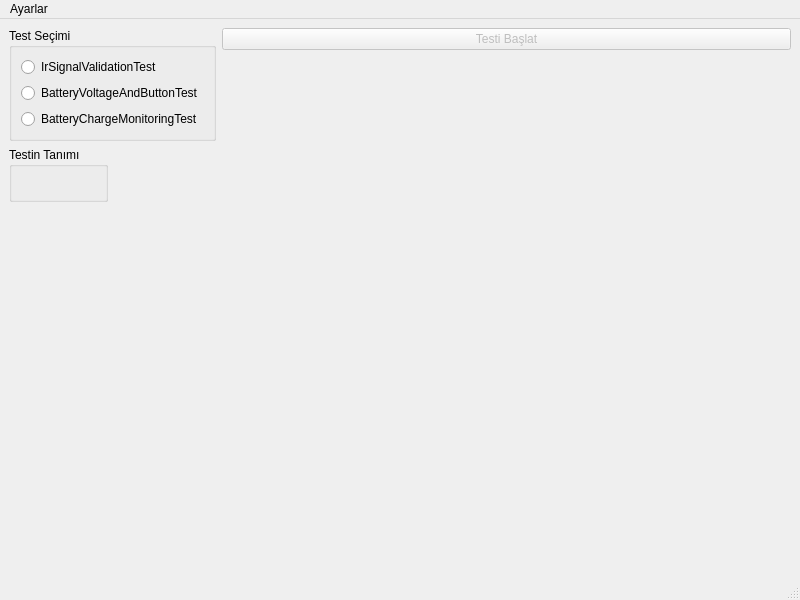
<?xml version="1.0" encoding="UTF-8"?>
<ui version="4.0">
 <class>MainWindow</class>
 <widget class="QMainWindow" name="MainWindow">
  <property name="geometry">
   <rect>
    <x>0</x>
    <y>0</y>
    <width>800</width>
    <height>600</height>
   </rect>
  </property>
  <property name="windowTitle">
   <string>Kumanda Test Uygulaması</string>
  </property>
  <widget class="QWidget" name="centralwidget">
   <layout class="QFormLayout" name="formLayout">
    <item row="0" column="0">
     <widget class="QGroupBox" name="test_selection_box">
      <property name="title">
       <string>Test Seçimi</string>
      </property>
      <layout class="QVBoxLayout" name="verticalLayout_2">
       <item>
        <widget class="QRadioButton" name="IrSignalValidationTestSelection">
         <property name="text">
          <string>IrSignalValidationTest</string>
         </property>
        </widget>
       </item>
       <item>
        <widget class="QRadioButton" name="BatteryVoltageAndButtonTestSelection">
         <property name="text">
          <string>BatteryVoltageAndButtonTest</string>
         </property>
        </widget>
       </item>
       <item>
        <widget class="QRadioButton" name="BatteryChargeMonitoringTestSelection">
         <property name="text">
          <string>BatteryChargeMonitoringTest</string>
         </property>
        </widget>
       </item>
      </layout>
     </widget>
    </item>
    <item row="0" column="1">
     <widget class="QPushButton" name="run_test_button">
      <property name="enabled">
       <bool>false</bool>
      </property>
      <property name="text">
       <string>Testi Başlat</string>
      </property>
     </widget>
    </item>
    <item row="1" column="0">
     <widget class="QGroupBox" name="groupBox">
      <property name="title">
       <string>Testin Tanımı</string>
      </property>
      <layout class="QHBoxLayout" name="horizontalLayout">
       <item>
        <widget class="QLabel" name="test_description">
         <property name="text">
          <string/>
         </property>
        </widget>
       </item>
      </layout>
     </widget>
    </item>
   </layout>
  </widget>
  <widget class="QMenuBar" name="menubar">
   <property name="geometry">
    <rect>
     <x>0</x>
     <y>0</y>
     <width>800</width>
     <height>22</height>
    </rect>
   </property>
   <widget class="QMenu" name="menuDonan_m_Ayarlar">
    <property name="title">
     <string>Ayarlar</string>
    </property>
    <addaction name="hardware_settings_action"/>
    <addaction name="test_settings_action"/>
   </widget>
   <addaction name="menuDonan_m_Ayarlar"/>
  </widget>
  <widget class="QStatusBar" name="statusbar"/>
  <action name="hardware_settings_action">
   <property name="text">
    <string>Donanım ayarları...</string>
   </property>
  </action>
  <action name="actionTest_ayarlar">
   <property name="text">
    <string>Test ayarları...</string>
   </property>
  </action>
  <action name="test_settings_action">
   <property name="enabled">
    <bool>false</bool>
   </property>
   <property name="text">
    <string>Test ayarları...</string>
   </property>
  </action>
 </widget>
 <resources/>
 <connections/>
</ui>
